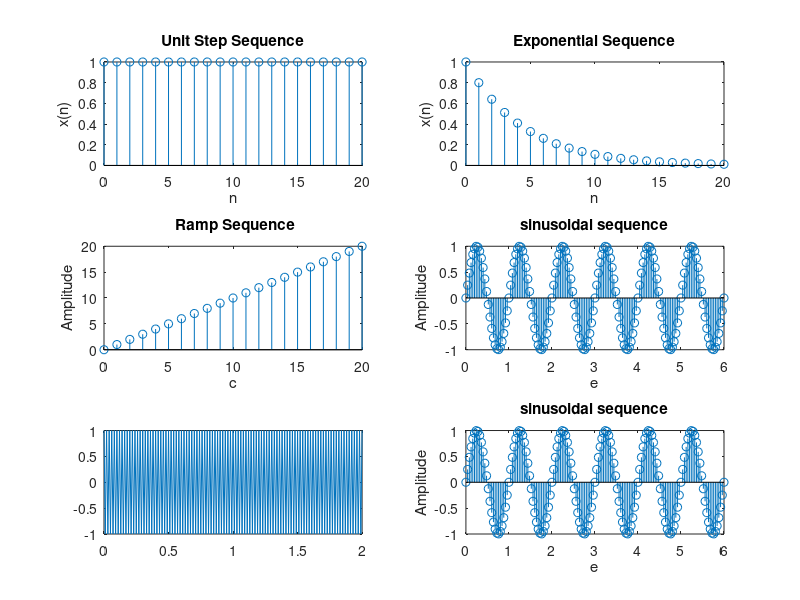

The MATLAB source for this figure:
%Unit Step Sequence:-
N = 21;
x = ones(1, N);
n = 0 : 1 : N - 1;
subplot(3, 2, 1);
stem(n, x);
xlabel('n');
ylabel('x(n)');
title('Unit Step Sequence');

%Exponential sequence: -
x2=0.8.^(n);
subplot(3,2,2);
stem(n,x2);
xlabel('n');
ylabel('x(n)');
title('Exponential Sequence');

% Ramp Sequence
t = 0:20;
subplot(3,2,3);
stem(t,t);
xlabel('c');
ylabel('Amplitude');
title(' Ramp Sequence');

%sine and cosine sequence
x = 0 : 0.04 : 6;
y = sin(2*pi*x);
subplot(3, 2, 4);
stem(x, y);
xlabel('e');
ylabel('Amplitude');
title('sinusoidal sequence');

%Aliasing Effect
x = 0 : 0.01 : 2;
y1 = cos(2*pi*10*x);
y2 = cos(2*pi*50*x);
subplot(3,2,5);
plot(x, y1);
plot(x, y2);

%sine and cosine sequence
x = 0 : 0.04 : 6;
y = sin(2*pi*x);
subplot(3, 2, 6);
stem(x, y);
xlabel('e');
ylabel('Amplitude');
title('sinusoidal sequence');

